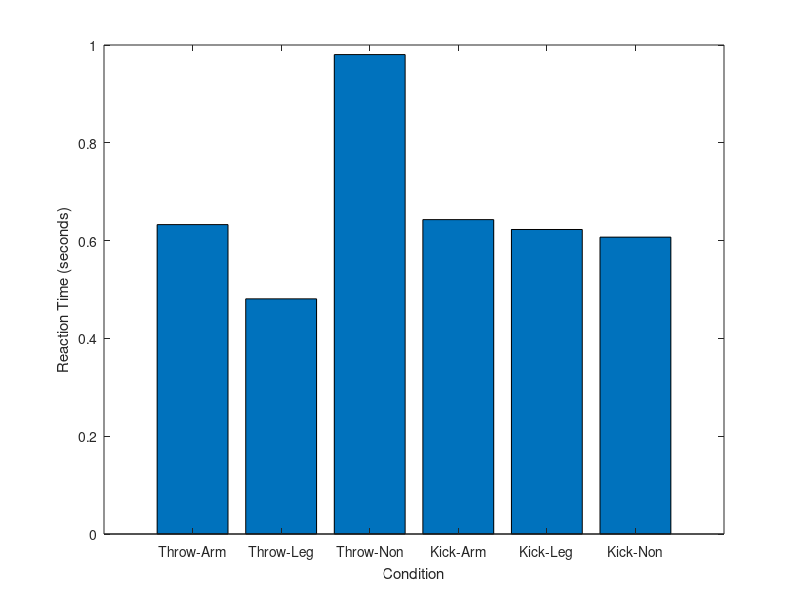

Here is the MATLAB script that generated this plot:
% Script to analyze conditions given data collected

load trialData.mat  % load matlab file with all subject/trial data

% Calculate average reaction times for each condition (all trials)
avg_throwArmRT = mean([analysis.throwArmRT]);
avg_throwLegRT = mean([analysis.throwLegRT]);
avg_throwNonRT = mean([analysis.throwNonRT]);
avg_kickArmRT = mean([analysis.kickArmRT]);
avg_kickLegRT = mean([analysis.kickLegRT]);
avg_kickNonRT = mean([analysis.kickNonRT]);

% Display average reaction times for each condition
disp(['Average RT for throw-arm condition is ' ...
    num2str(avg_throwArmRT) ' seconds']);
disp(['Average RT for throw-leg condition is ' ...
    num2str(avg_throwLegRT) ' seconds']);
disp(['Average RT for throw non-word condition is ' ...
    num2str(avg_throwNonRT) ' seconds']);

disp(['Average RT for kick-arm condition is ' ...
    num2str(avg_kickArmRT) ' seconds']);
disp(['Average RT for kick-leg condition is ' ...
    num2str(avg_kickLegRT) ' seconds']);
disp(['Average RT for kick non-word condition is ' ...
    num2str(avg_kickNonRT) ' seconds']);

% create array with RT for each condition
RTarray = [avg_throwArmRT, avg_throwLegRT, ...
    avg_throwNonRT, avg_kickArmRT, avg_kickLegRT, ...
    avg_kickNonRT];

% create a bar graph illustrating RT for each condition
bar(RTarray);
set(gca,'XTickLabel',{'Throw-Arm', 'Throw-Leg', 'Throw-Non', ...
    'Kick-Arm', 'Kick-Leg', 'Kick-Non'});
xlabel('Condition');
ylabel('Reaction Time (seconds)');





